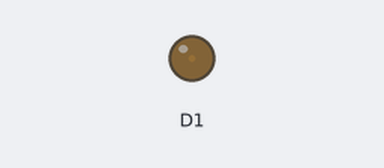
Simulated run of this sketch. Board: ESP8266 (NodeMCU). Parts: output pins drawn as LEDs (lit = HIGH).

Above: at 0.05 s.
At 2.15 s:
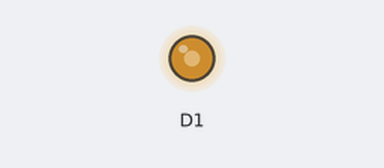
At 3.55 s:
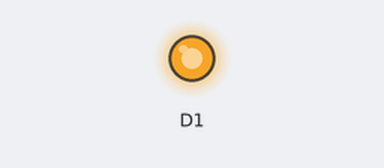
At 7.1 s:
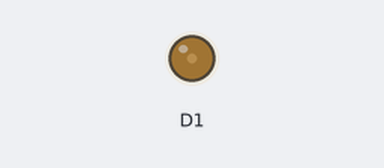
Timing chart, 0 to 10.5 s (numbered marks = the images above):
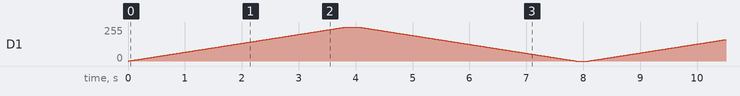

The sketch:

Brightness_Control_For__.ino
```cpp
void setup() {
  pinMode(D1, OUTPUT);
}

void loop() {
  for(int brightness = 0; brightness <= 255; brightness++){
    analogWrite(D1, brightness);
    delay(15);
  }
  delay(200);

  for(int brightness = 255; brightness >= 0; brightness--){
    analogWrite(D1, brightness);
    delay(15);
  }
  delay(200);
}
```
